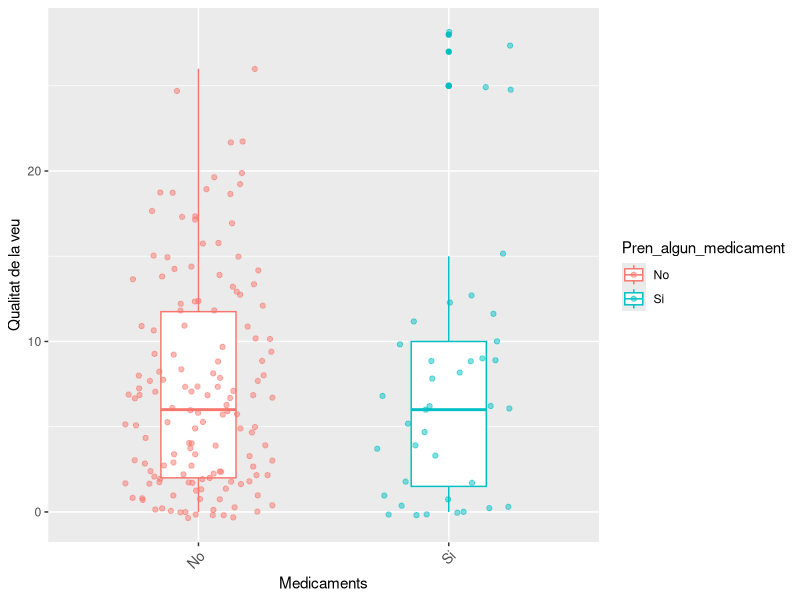
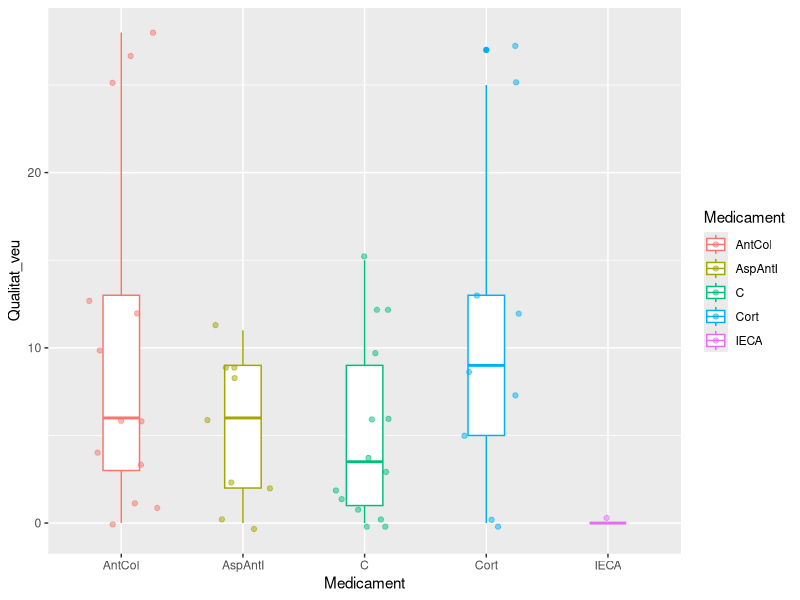

Reproduce these figures in R, in order.
## ---- chunk 1
# Llibreries
library("tidyverse")


# Dades
data <- read_csv2(file = "data/Salut_Vocal_anonimizada.csv" )
data <- data %>%
  select(-ncol(data))
## ---- chunk 2
data %>% head(5)
## ---- chunk 3
CNam = c()
 for (i in 1:37){
   CNam = c(CNam, paste0("col",as.character(i)))
 }
names(data) = CNam


## ---- chunk 4
data <- data %>% 
  mutate(across(tail(names(data),10), ~case_when(
    .=='Mai'~0,
    .=='Gairebé mai' ~1,
    .=='A vegades'~2,
    .=='Gairebé sempre'~3,
    .=='Sempre' ~4)))
## ---- chunk 5
data <- data %>% 
  mutate(SCORE = rowSums(across(tail(names(data),10)),
                         na.rm = TRUE))
## ---- chunk 6
sub_data <- data %>% select(col1,col25,SCORE)
sub_data %>% head(10)
## ---- chunk 7
# Cram un subdata amb la funcio str_count() 
  
sub_data2 <- sub_data %>% mutate(
  No = str_count(sub_data$col25,pattern = 'No'),
  CortIn = str_count(sub_data$col25,pattern = 'Corticosteroides inhalats'),
  AntD = str_count(sub_data$col25,pattern = 'Antidepresius'),
  AntCol = str_count(sub_data$col25, pattern = 'Anticolinérgics'),
  AspAntI = str_count(sub_data$col25, pattern = 'Aspirina'),
  IECA = str_count(sub_data$col25, pattern = 'IECA'),
  Diur = str_count(sub_data$col25, pattern = 'Diurètics'),
  Clor = str_count(sub_data$col25, pattern = 'Clorpromazina'),
  LD = str_count(sub_data$col25,pattern = 'L-Dopa'),
  C = str_count(sub_data$col25, pattern = 'Vitamina C'),
  Dan = str_count(sub_data$col25, pattern = 'Danazol'),
  .before = SCORE
)

## ---- chunk 8
# Cream el mateix subdata amb la funció str_detect()
sub_data3 <- sub_data %>% mutate(
  
  No = if_else(str_detect(sub_data$col25,pattern = 'No'),'No','Si'),
  CortIn = if_else(str_detect(sub_data$col25,pattern = 'Corticosteroides inhalats'),'Cort','No'),
  AntD = if_else(str_detect(sub_data$col25,pattern = 'Antidepresius'),'AntD','No'),
  AntCol = if_else(str_detect(sub_data$col25, pattern = 'Anticolinérgics'),'AntCol','No'),
  AspAntI = if_else(str_detect(sub_data$col25, pattern = 'Aspirina'),'AspAntI','No'),
  IECA = if_else(str_detect(sub_data$col25, pattern = 'IECA'),'IECA','No'),
  Diur = if_else(str_detect(sub_data$col25, pattern = 'Diurètics'),'Diur','No'),
  Clor = if_else(str_detect(sub_data$col25, pattern = 'Clorpromazina'),'Clor','No'),
  LD = if_else(str_detect(sub_data$col25,pattern = 'L-Dopa'),'L-Dopa','No'),
  C = if_else(str_detect(sub_data$col25, pattern = 'Vitamina C'),'C','No'),
  Dan = if_else(str_detect(sub_data$col25, pattern = 'Danazol'),'Dan','No'),
  .before = SCORE
  )


## ---- chunk 9
dat_si_no <- sub_data3 %>% select(No,SCORE)
names(dat_si_no) <- c('Pren_algun_medicament', 'Qualitat')


ggplot(data=dat_si_no, aes(x = Pren_algun_medicament,y=Qualitat))+geom_boxplot(aes(color=Pren_algun_medicament),width=0.3)+
  geom_jitter(aes(color = Pren_algun_medicament), alpha = 0.5, 
              show.legend = TRUE, 
              position = position_jitter(width = 0.3, seed = 0))+scale_x_discrete(labels=c("No","Si"))+
  labs(x = "Medicaments", y = "Qualitat de la veu")+
theme(
    axis.text.x = element_text(size = 10, angle = 45, hjust = 1))

## ---- chunk 10
length(dat_si_no %>% select(Pren_algun_medicament) %>% filter(Pren_algun_medicament =='Si') %>% .$Pren_algun_medicament)
## ---- chunk 11
dat_graf_2 <- tibble(
  Medicament = c(),
  Qualitat_veu = c()
)
Nobres <- sub_data3 %>% select(4:13) %>% names()
for (i in 1:10){
  D <- sub_data3[c(Nobres[i], 'SCORE')]
  names(D) <- c('Medicament','Qualitat_veu')
  D <- D %>% filter(Medicament != 'No')
  dat_graf_2 <- rbind(dat_graf_2,D)
}

## ---- chunk 12
ggplot(data=dat_graf_2, aes(x = Medicament,y=Qualitat_veu))+geom_boxplot(aes(color=Medicament),width=0.3)+
  geom_jitter(aes(color = Medicament), alpha = 0.5, 
              show.legend = TRUE, 
              position = position_jitter(width = 0.3, seed = 0))

